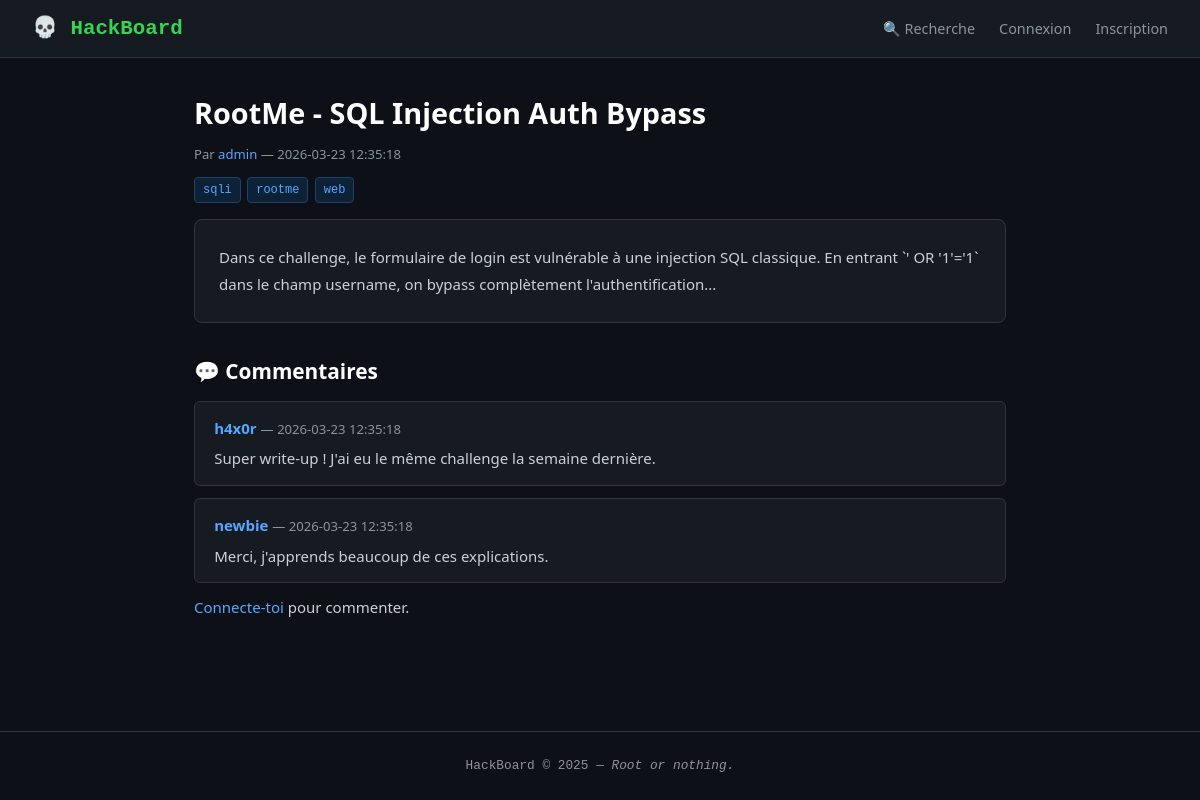
Page /writeup/1 on the committed database.
### tables this page shows
CREATE TABLE writeups (
    id         INTEGER PRIMARY KEY AUTOINCREMENT,
    user_id    INTEGER NOT NULL,
    title      TEXT NOT NULL,
    content    TEXT NOT NULL,
    tags       TEXT DEFAULT '',
    created_at TIMESTAMP DEFAULT CURRENT_TIMESTAMP,
    FOREIGN KEY (user_id) REFERENCES users(id)
);

CREATE TABLE users (
    id         INTEGER PRIMARY KEY AUTOINCREMENT,
    username   TEXT NOT NULL UNIQUE,
    password   TEXT NOT NULL,
    email      TEXT NOT NULL,
    bio        TEXT DEFAULT '',
    created_at TIMESTAMP DEFAULT CURRENT_TIMESTAMP
);

CREATE TABLE comments (
    id         INTEGER PRIMARY KEY AUTOINCREMENT,
    writeup_id INTEGER NOT NULL,
    user_id    INTEGER NOT NULL,
    content    TEXT NOT NULL,
    created_at TIMESTAMP DEFAULT CURRENT_TIMESTAMP,
    FOREIGN KEY (writeup_id) REFERENCES writeups(id),
    FOREIGN KEY (user_id)    REFERENCES users(id)
);

### app.py (the view, shortened to what this page needs)
@app.route("/writeup/<int:writeup_id>", methods=["GET", "POST"])
def writeup(writeup_id):
    connexionDB = get_db()
    wp = connexionDB.execute(
        "SELECT w.*, u.username FROM writeups w JOIN users u ON w.user_id = u.id WHERE w.id = ?",
        (writeup_id,)
    ).fetchone()
    if not wp:
        connexionDB.close()
        return "Write-up introuvable", 404
    comments = connexionDB.execute(
        "SELECT c.*, u.username FROM comments c JOIN users u ON c.user_id = u.id WHERE c.writeup_id = ?",
        (writeup_id,)
    ).fetchall()
    connexionDB.close()
    return render_template("writeup.html", writeup=wp, comments=comments)

### app.py (called while the page is built)
def get_db():
    connexionDB = sqlite3.connect(DATABASE)
    connexionDB.row_factory = sqlite3.Row
    return connexionDB

### templates/writeup.html
{% extends "base.html" %}
{% block content %}
<article class="writeup-detail">
  <h1>{{ writeup.title }}</h1>
  <div class="meta">
    Par <a href="{{ url_for('profile', user_id=writeup.user_id) }}">{{ writeup.username }}</a>
    — {{ writeup.created_at }}
  </div>
  {% if writeup.tags %}
    <div class="tags">
      {% for tag in writeup.tags.split(',') %}
        <span class="tag">{{ tag.strip() }}</span>
      {% endfor %}
    </div>
  {% endif %}
  <div class="content">{{ writeup.content }}</div>
</article>
<section class="comments">
  <h2>💬 Commentaires</h2>
  {% for c in comments %}
    <div class="comment">
      <strong><a href="{{ url_for('profile', user_id=c.user_id) }}">{{ c.username }}</a></strong>
      <span class="meta">— {{ c.created_at }}</span>
      <p>{{ c.content | safe }}</p>
    </div>
  {% endfor %}
  {% if session.user_id %}
    <form method="POST" class="comment-form">
      <label>Ajouter un commentaire</label>
      <textarea name="comment" rows="4" placeholder="Ton commentaire..."></textarea>
      <button type="submit">Publier</button>
    </form>
  {% else %}
    <p><a href="{{ url_for('login') }}">Connecte-toi</a> pour commenter.</p>
  {% endif %}
</section>
{% endblock %}

### static/css/style.css (style rules this page uses)
*, *::before, *::after { box-sizing: border-box; margin: 0; padding: 0; }
:root { --bg: #0d1117; --surface: #161b22; --border: #30363d; --green: #39d353; --green-dim:#238636; --text: #c9d1d9; --text-dim: #8b949e; --red: #f85149; --orange: #d29922; --link: #58a6ff; }
body { background: var(--bg); color: var(--text); font-family: 'Segoe UI', system-ui, sans-serif; font-size: 15px; line-height: 1.6; min-height: 100vh; display: flex; flex-direction: column; }
a { color: var(--link); text-decoration: none; }
h1 { font-size: 1.8rem; margin-bottom: 0.5rem; color: #fff; }
h2 { font-size: 1.3rem; margin: 1.5rem 0 0.75rem; color: #fff; }
.meta { color: var(--text-dim); font-size: 0.82rem; margin-bottom: 0.6rem; }
.tags { display: flex; flex-wrap: wrap; gap: 0.4rem; margin-top: 0.75rem; }
.tag { background: #0d2137; color: var(--link); border: 1px solid #1f4068; border-radius: 4px; padding: 0.15rem 0.5rem; font-size: 0.75rem; font-family: monospace; }
.writeup-detail { margin-bottom: 2rem; }
.writeup-detail .content { background: var(--surface); border: 1px solid var(--border); border-radius: 8px; padding: 1.5rem; margin-top: 1rem; line-height: 1.8; white-space: pre-wrap; }
.comments { margin-top: 2rem; }
.comment { background: var(--surface); border: 1px solid var(--border); border-radius: 6px; padding: 0.9rem 1.2rem; margin-bottom: 0.75rem; }
.comment p { margin-top: 0.4rem; }

### rows in the picture
writeups: title "RootMe - SQL Injection Auth Bypass", created_at "2026-03-23 12:35:18", content "Dans ce challenge, le formulaire de login est vulnérable à une injection SQL classique. En entrant `' OR '1'='1` dans le champ username, on bypass complètement l'authentification..."
users: username "admin"
comments: username "h4x0r", created_at "2026-03-23 12:35:18", content "Super write-up ! J'ai eu le même challenge la semaine dernière."
comments: username "newbie", created_at "2026-03-23 12:35:18", content "Merci, j'apprends beaucoup de ces explications."

### other values in the picture
{{ tag.strip() }} "sqli" "rootme" "web"
